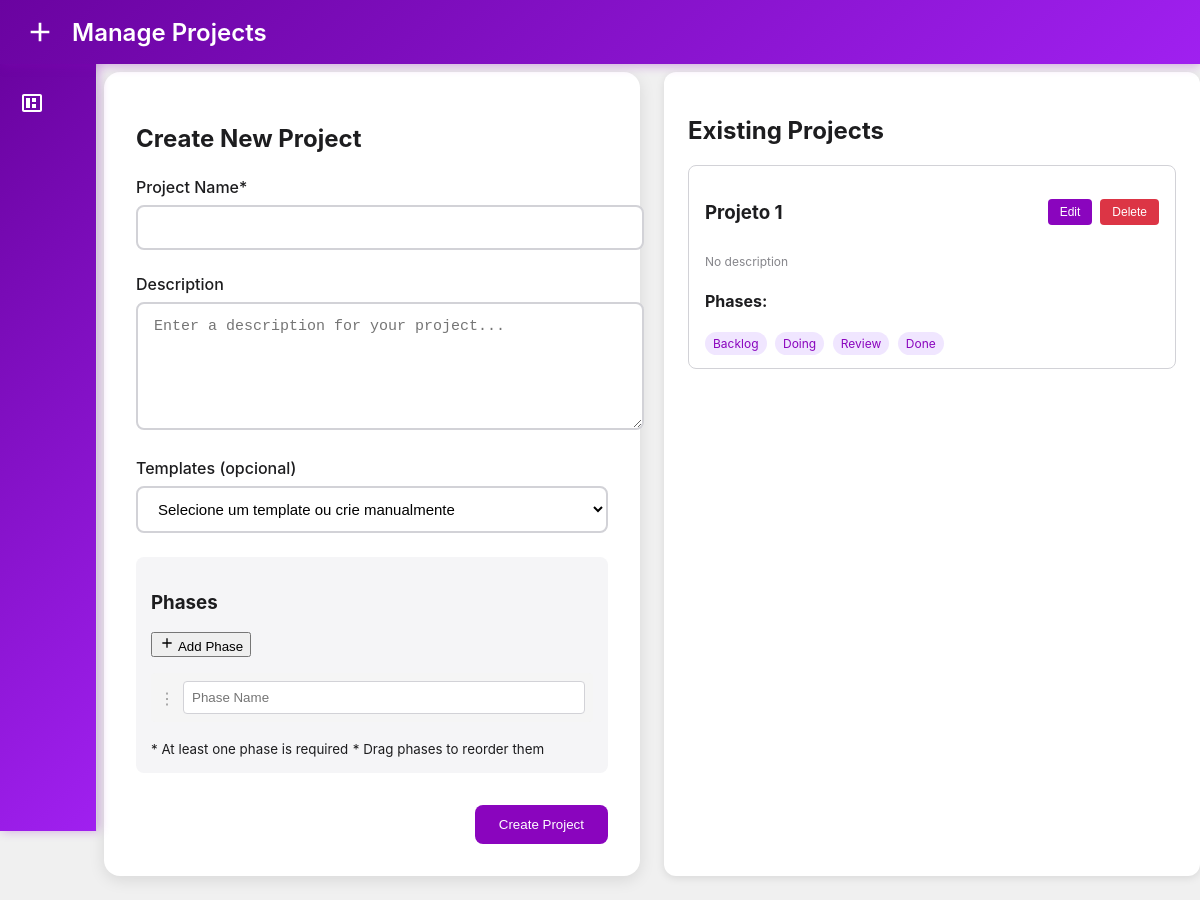
The app's page /projects (signed in), older data.
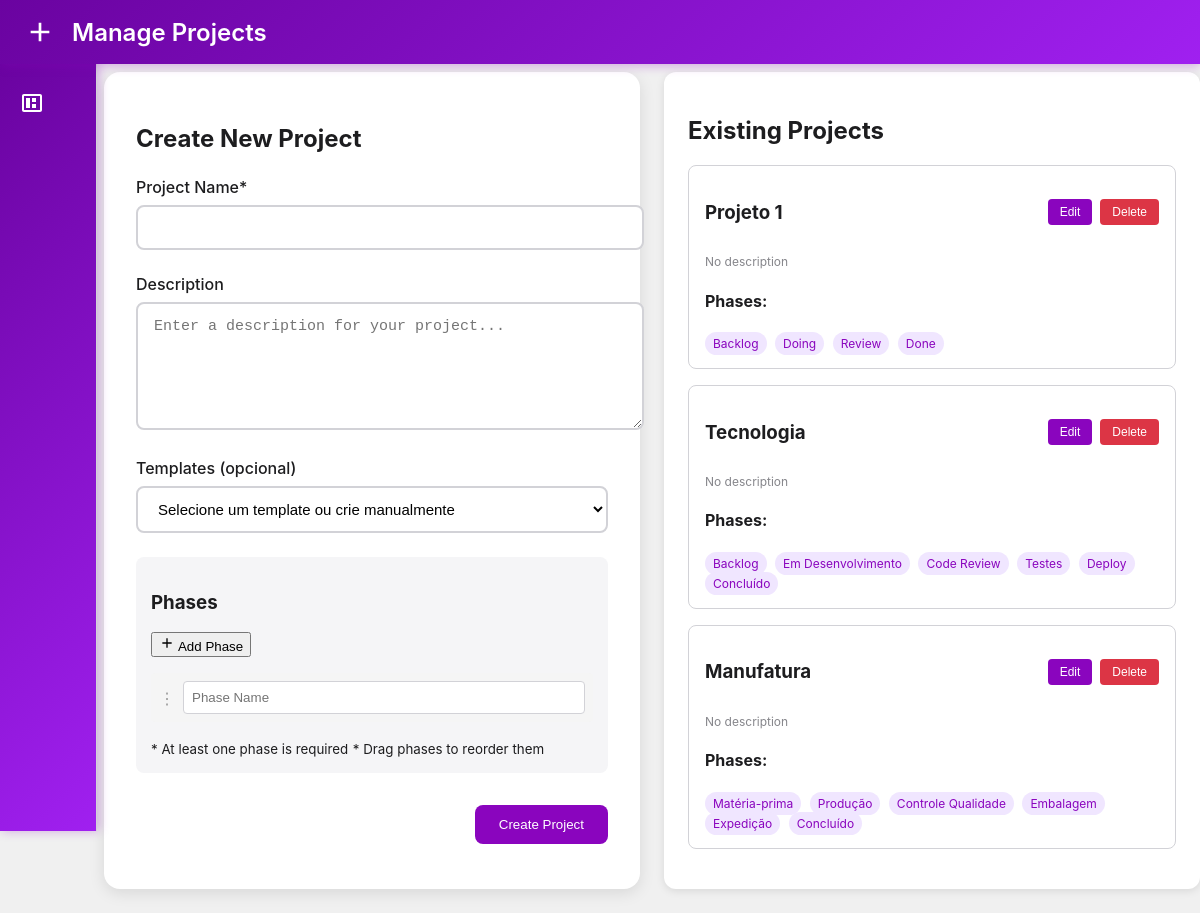
The same page, newer data.
### models/db.py (models this page shows, shortened)
class Project(db.Model):
    id = db.Column(db.Integer, primary_key=True)
    name = db.Column(db.String(100), nullable=False, unique=True)
    description = db.Column(db.Text)
    created_at = db.Column(db.DateTime, default=datetime.utcnow)
    cards = db.relationship('KanbanCard', backref='project', lazy=True)
    phases = db.relationship('Phase', backref='project', lazy=True,
                           order_by="Phase.order",
                           cascade='all, delete-orphan')

class Phase(db.Model):
    id = db.Column(db.Integer, primary_key=True)
    name = db.Column(db.String(100), nullable=False)
    order = db.Column(db.Integer, nullable=False)
    project_id = db.Column(db.Integer, db.ForeignKey('project.id', ondelete='CASCADE'), nullable=False)
    created_at = db.Column(db.DateTime, default=datetime.utcnow)

### routes/root.py (the view)
    @app.route('/projects')
    @login_required
    def projects():
        projects = Project.query.all()
        return render_template('projects.html', projects=projects)

### auth/authorization.py (called while the page is built)
def login_required(f):
    @wraps(f)
    def decorated_function(*args, **kwargs):
        if 'usuario' not in session:
            return redirect(url_for('index'))
        return f(*args, **kwargs)
    return decorated_function

### templates/projects.html (shortened to what this page needs)
<!DOCTYPE html>
<html lang="en">
<head>
    <link rel="stylesheet" href="{{ url_for('static', filename='css/styles.css') }}">
    <link rel="stylesheet" href="{{ url_for('static', filename='css/projects.css') }}">
</head>
<body>
    <div class="header">
        <div class="header-left">
            <svg class="logo" viewBox="0 0 24 24">
                <path fill="currentColor" d="M19,13H13V19H11V13H5V11H11V5H13V11H19V13Z"/>
            </svg>
            <h1>Manage Projects</h1>
        </div>
    </div>
    <div class="sidebar">
        <a href="/kanban" class="back-button">
            <svg viewBox="0 0 24 24">
                <path fill="currentColor" d="M4 3C2.89 3 2 3.89 2 5V19C2 20.11 2.89 21 4 21H20C21.11 21 22 20.11 22 19V5C22 3.89 21.11 3 20 3H4M4 5H20V19H4V5M6 7V17H10V7H6M12 7V11H16V7H12M12 13V17H16V13H12Z"/>
            </svg>
        </a>
    </div>
    <div class="projects-container">
        <div class="new-project-form">
            <h2>Create New Project</h2>
            <form id="projectForm">
                <div class="form-group">
                    <label for="projectName">Project Name*</label>
                    <div class="form-input-wrapper">
                        <input type="text" id="projectName" class="form-input" required>
                    </div>
                </div>
                <div class="form-group">
                    <label for="projectDescription">Description</label>
                    <div class="form-input-wrapper">
                        <textarea id="projectDescription" class="form-input" rows="4" placeholder="Enter a description for your project..."></textarea>
                    </div>
                </div>
                <div class="form-group">
                    <label>Templates (opcional)</label>
                    <select id="columnTemplate" class="form-input" onchange="fillColumns()">
                        <option value="">Selecione um template ou crie manualmente</option>
                    </select>
                </div>
                <div id="phasesContainer" class="phases-container">
                    <div class="phases-section">
                        <div class="phases-header">
                            <h3>Phases</h3>
                            <button type="button" onclick="addPhase()" class="add-phase-btn">
                                <svg viewBox="0 0 24 24" width="16" height="16">
                                    <path fill="currentColor" d="M19,13H13V19H11V13H5V11H11V5H13V11H19V13Z"/>
                                </svg>
                                Add Phase
                            </button>
                        </div>
                        <div id="phasesList" class="phases-list">
                            <div class="phase-item">
                                <span class="drag-handle">⋮</span>
                                <input type="text" class="phase-name" placeholder="Phase Name" required>
                            </div>
                        </div>
                        <div class="phase-instructions">
                            <small>* At least one phase is required</small>
                            <small>* Drag phases to reorder them</small>
                        </div>
                    </div>
                </div>
                <div class="form-actions">
                    <button type="submit" class="primary-button">Create Project</button>
                </div>
            </form>
        </div>
        <div class="projects-list">
            <h2>Existing Projects</h2>
            <div id="projectsList">
                {% for project in projects %}
                <div class="project-card" data-id="{{ project.id }}">
                    <div class="project-header">
                        <h3>{{ project.name }}</h3>
                        <div class="project-actions">
                            <button onclick="editProject({{ project.id }})" class="edit-btn">Edit</button>
                            <button onclick="deleteProject({{ project.id }})" class="delete-btn">Delete</button>
                        </div>
                    </div>
                    <p class="project-description">{{ project.description or 'No description' }}</p>
                    <div class="project-phases">
                        <h4>Phases:</h4>
                        <div class="phases-chips">
                            {% for phase in project.phases %}
                            <span class="phase-chip">{{ phase.name }}</span>
                            {% endfor %}
                        </div>
                    </div>
                </div>
                {% endfor %}
            </div>
        </div>
    </div>
</body>
</html>

Row changes from the older to the newer data that the page shows:
added Project: name "Tecnologia", description "No description"
added Phase: name "Backlog", shown under "Tecnologia"
added Phase: name "Em Desenvolvimento", shown under "Tecnologia"
added Phase: name "Code Review", shown under "Tecnologia"
added Phase: name "Testes", shown under "Tecnologia"
added Phase: name "Deploy", shown under "Tecnologia"
added Phase: name "Concluído", shown under "Tecnologia"
added Project: name "Manufatura", description "No description"
added Phase: name "Matéria-prima", shown under "Manufatura"
added Phase: name "Produção", shown under "Manufatura"
added Phase: name "Controle Qualidade", shown under "Manufatura"
added Phase: name "Embalagem", shown under "Manufatura"
added Phase: name "Expedição", shown under "Manufatura"
added Phase: name "Concluído", shown under "Manufatura"
